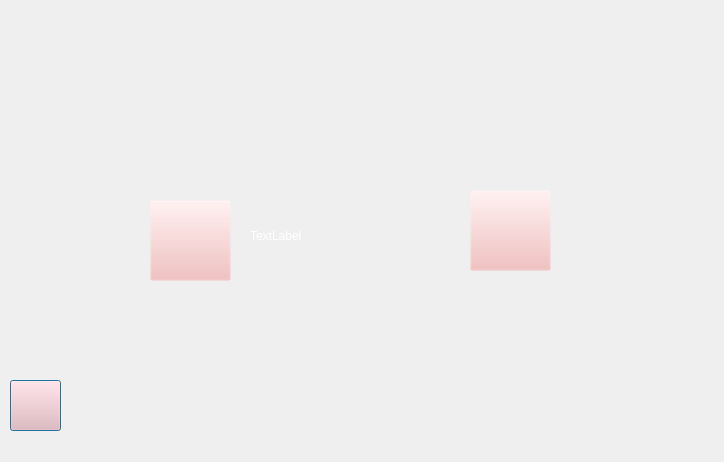
<?xml version="1.0" encoding="UTF-8"?>
<ui version="4.0">
 <class>vitrectomy</class>
 <widget class="QDialog" name="vitrectomy">
  <property name="geometry">
   <rect>
    <x>0</x>
    <y>0</y>
    <width>724</width>
    <height>462</height>
   </rect>
  </property>
  <property name="sizePolicy">
   <sizepolicy hsizetype="Maximum" vsizetype="Maximum">
    <horstretch>0</horstretch>
    <verstretch>0</verstretch>
   </sizepolicy>
  </property>
  <property name="maximumSize">
   <size>
    <width>800</width>
    <height>600</height>
   </size>
  </property>
  <property name="windowTitle">
   <string>Dialog</string>
  </property>
  <property name="styleSheet">
   <string notr="true">background-image: url(:/new/prefix1/background 1.png);</string>
  </property>
  <widget class="QLabel" name="label">
   <property name="geometry">
    <rect>
     <x>250</x>
     <y>190</y>
     <width>181</width>
     <height>91</height>
    </rect>
   </property>
   <property name="styleSheet">
    <string notr="true">color: rgb(255, 255, 255);
font: 24pt &quot;Ubuntu&quot;;</string>
   </property>
   <property name="text">
    <string>TextLabel</string>
   </property>
  </widget>
  <widget class="QPushButton" name="pushButton">
   <property name="geometry">
    <rect>
     <x>10</x>
     <y>380</y>
     <width>51</width>
     <height>51</height>
    </rect>
   </property>
   <property name="maximumSize">
    <size>
     <width>800</width>
     <height>600</height>
    </size>
   </property>
   <property name="autoFillBackground">
    <bool>false</bool>
   </property>
   <property name="styleSheet">
    <string notr="true">background-image: url(:/new/prefix1/back3.png);
background-color: rgba(242, 179, 179, 0);</string>
   </property>
   <property name="text">
    <string/>
   </property>
  </widget>
  <widget class="QPushButton" name="pushButton_2">
   <property name="geometry">
    <rect>
     <x>150</x>
     <y>200</y>
     <width>81</width>
     <height>81</height>
    </rect>
   </property>
   <property name="styleSheet">
    <string notr="true">background-image: url(:/new/prefix1/arrow1 1.png);
background-color: rgba(242, 179, 179, 0);</string>
   </property>
   <property name="text">
    <string/>
   </property>
  </widget>
  <widget class="QPushButton" name="pushButton_3">
   <property name="geometry">
    <rect>
     <x>470</x>
     <y>190</y>
     <width>81</width>
     <height>81</height>
    </rect>
   </property>
   <property name="styleSheet">
    <string notr="true">background-image: url(:/new/prefix1/downnn.png);
background-color: rgba(242, 179, 179, 0);</string>
   </property>
   <property name="text">
    <string/>
   </property>
  </widget>
 </widget>
 <resources/>
 <connections/>
</ui>
